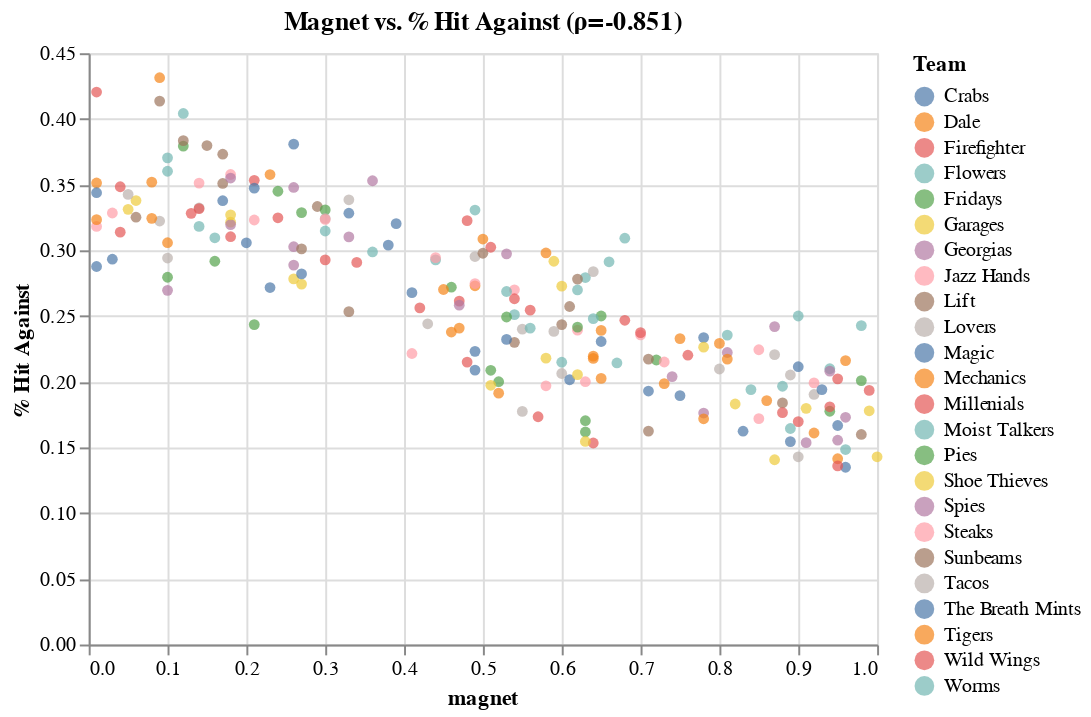

The code cell stored with this chart in its notebook:
### Code cell
corr = fielded_with_attributes.corr(numeric_only=True)["% Hit Against"]["magnet"]
chart_standard = (
    alt.Chart(fielded_with_attributes, title=f"Magnet vs. % Hit Against (ρ={corr:.3f})")
    .mark_circle()
    .encode(
        x="magnet",
        y="% Hit Against",
        tooltip=["Name", "magnet", "% Hit Against", "Team"],
        color="Team",
    )
).add_selection(selection)
chart_standard

### Figure 1 — Vega-Lite specification as saved in the notebook (floating-point values rounded to 4 significant figures; data arrays with more than 128 entries replaced by an {"elided": "..."} marker saying what was removed)
{"config": {"view": {"continuousWidth": 400, "continuousHeight": 300}}, "data": {"name": "data-bda7695d522b9f19f92a545c35012671"}, "mark": "circle", "encoding": {"color": {"field": "Team", "type": "nominal"}, "tooltip": [{"field": "Name", "type": "nominal"}, {"field": "magnet", "type": "quantitative"}, {"field": "% Hit Against", "type": "quantitative"}, {"field": "Team", "type": "nominal"}], "x": {"field": "magnet", "type": "quantitative"}, "y": {"field": "% Hit Against", "type": "quantitative"}}, "selection": {"selector001": {"type": "multi", "fields": ["Team"], "bind": "legend"}}, "title": "Magnet vs. % Hit Against (ρ=-0.851)", "$schema": "https://vega.github.io/schema/vega-lite/v4.17.0.json", "datasets": {"data-bda7695d522b9f19f92a545c35012671": {"elided": "217 records"}}}
